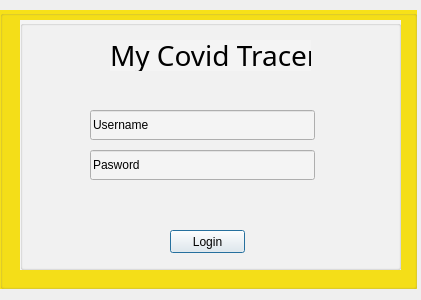
<?xml version="1.0" encoding="UTF-8"?>
<ui version="4.0">
 <class>LoginDialog</class>
 <widget class="QDialog" name="LoginDialog">
  <property name="geometry">
   <rect>
    <x>0</x>
    <y>0</y>
    <width>421</width>
    <height>300</height>
   </rect>
  </property>
  <property name="windowTitle">
   <string>Dialog</string>
  </property>
  <widget class="QGroupBox" name="groupBox">
   <property name="geometry">
    <rect>
     <x>0</x>
     <y>10</y>
     <width>417</width>
     <height>279</height>
    </rect>
   </property>
   <property name="styleSheet">
    <string notr="true">background-color: rgb(247, 225, 24);</string>
   </property>
   <property name="title">
    <string/>
   </property>
   <widget class="QGroupBox" name="groupBox_2">
    <property name="geometry">
     <rect>
      <x>20</x>
      <y>10</y>
      <width>381</width>
      <height>250</height>
     </rect>
    </property>
    <property name="styleSheet">
     <string notr="true">
background-color: rgb(244, 244, 244);</string>
    </property>
    <property name="title">
     <string/>
    </property>
    <widget class="QLabel" name="label">
     <property name="geometry">
      <rect>
       <x>90</x>
       <y>20</y>
       <width>201</width>
       <height>31</height>
      </rect>
     </property>
     <property name="styleSheet">
      <string notr="true">font-family: Nunito;
font-style: normal;
font-weight: normal;
font-size: 28px;
line-height: 38px;</string>
     </property>
     <property name="text">
      <string>My Covid Tracer</string>
     </property>
    </widget>
    <widget class="QLineEdit" name="Username">
     <property name="geometry">
      <rect>
       <x>70</x>
       <y>90</y>
       <width>225</width>
       <height>30</height>
      </rect>
     </property>
     <property name="text">
      <string>Username</string>
     </property>
    </widget>
    <widget class="QLineEdit" name="Password">
     <property name="geometry">
      <rect>
       <x>70</x>
       <y>130</y>
       <width>225</width>
       <height>30</height>
      </rect>
     </property>
     <property name="text">
      <string>Pasword</string>
     </property>
    </widget>
    <widget class="QPushButton" name="pushButton">
     <property name="geometry">
      <rect>
       <x>150</x>
       <y>210</y>
       <width>75</width>
       <height>23</height>
      </rect>
     </property>
     <property name="text">
      <string>Login</string>
     </property>
    </widget>
   </widget>
  </widget>
 </widget>
 <resources/>
 <connections/>
</ui>
